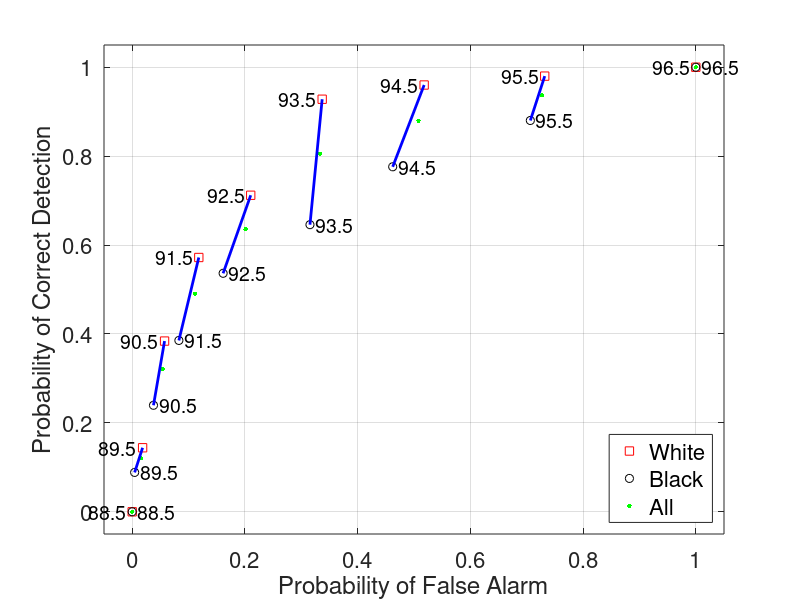

Reproduce this figure in MATLAB.
p_FA_w = [0.        , 0.01848795, 0.0574447 , 0.11819082, 0.21030043,       0.33707494, 0.51799274, 0.73192473, 1.        ]
p_FA_b =    [0.        , 0.00436047, 0.0377907 , 0.08284884, 0.16133721,       0.31540698, 0.4622093 , 0.70639535, 1.        ]
p_FA_all = [0.        , 0.01587302, 0.05380683, 0.11164918, 0.20123756, 0.3330643 , 0.50766747, 0.72719935, 1.        ];
p_CD_w = [0.   , 0.144, 0.384, 0.572, 0.712, 0.928, 0.96 , 0.98 , 1.   ]
p_CD_b = [0.        , 0.08854167, 0.23958333, 0.38541667, 0.53645833,       0.64583333, 0.77604167, 0.88020833, 1.        ]
p_CD_all = [0.        , 0.1199095 , 0.32126697, 0.49095023, 0.63574661, 0.80542986, 0.8800905 , 0.93665158, 1.        ]
threshold_list = [88.5, 89.5, 90.5, 91.5, 92.5, 93.5, 94.5, 95.5, 96.5];

% Plot the results
figure(1)
plot(p_FA_w, p_CD_w, 'rs', p_FA_b, p_CD_b, 'ko', p_FA_all, p_CD_all, 'g.', ...
    'LineWidth',2, 'MarkerSize',10)
set(gca, 'FontSize', 16)
set(gca,'xlim',[-0.05, 1.05])
set(gca,'ylim',[-0.05, 1.05])
grid('on')
xlabel('Probability of False Alarm')
ylabel('Probability of Correct Detection')
hold on;
for i=1:length(threshold_list)
    % Put the threshold_list(i) on each dot, connect the white/Black points for 
    % that correspond to the same threshold_list(i).
    text(p_FA_w(i)-0.01, p_CD_w(i), num2str(threshold_list(i),'%.1f'), ...
        'HorizontalAlignment', 'right', 'FontSize', 14);
    text(p_FA_b(i)+0.01, p_CD_b(i), num2str(threshold_list(i),'%.1f'), ...
        'HorizontalAlignment', 'left', 'FontSize', 14);
    plot([p_FA_b(i),p_FA_w(i)], [p_CD_b(i),p_CD_w(i)], 'b-', 'LineWidth',2);
end
legend('White', 'Black', 'All','Location','southeast','FontSize',16)
